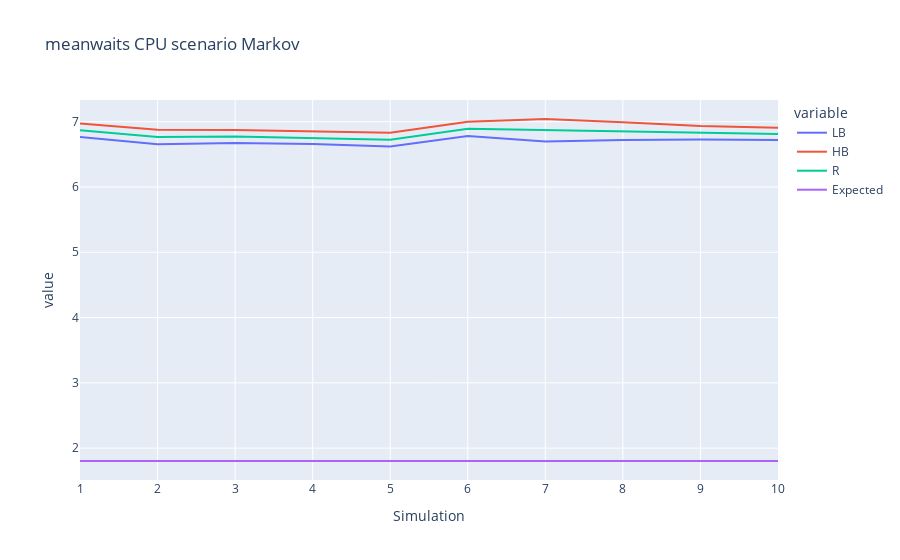

Here is the notebook cell this chart was saved with:
### Code cell
fig,view = print_cpu_measure(markov20,"Markov","meanwaits")
fig.show()

### Figure 1 — Plotly figure (JSON) as saved in the notebook; plotly's stock layout.template omitted (floating-point values rounded to 4 significant figures)
{"data": [{"hovertemplate": "variable=LB<br>Simulation=%{x}<br>value=%{y}<extra></extra>", "legendgroup": "LB", "line": {"color": "#636efa", "dash": "solid"}, "marker": {"symbol": "circle"}, "mode": "lines", "name": "LB", "orientation": "v", "showlegend": true, "type": "scatter", "x": [1, 2, 3, 4, 5, 6, 7, 8, 9, 10], "xaxis": "x", "y": [6.764, 6.653, 6.675, 6.658, 6.621, 6.783, 6.696, 6.721, 6.726, 6.721], "yaxis": "y"}, {"hovertemplate": "variable=HB<br>Simulation=%{x}<br>value=%{y}<extra></extra>", "legendgroup": "HB", "line": {"color": "#EF553B", "dash": "solid"}, "marker": {"symbol": "circle"}, "mode": "lines", "name": "HB", "orientation": "v", "showlegend": true, "type": "scatter", "x": [1, 2, 3, 4, 5, 6, 7, 8, 9, 10], "xaxis": "x", "y": [6.971, 6.876, 6.871, 6.85, 6.829, 6.998, 7.041, 6.993, 6.935, 6.906], "yaxis": "y"}, {"hovertemplate": "variable=R<br>Simulation=%{x}<br>value=%{y}<extra></extra>", "legendgroup": "R", "line": {"color": "#00cc96", "dash": "solid"}, "marker": {"symbol": "circle"}, "mode": "lines", "name": "R", "orientation": "v", "showlegend": true, "type": "scatter", "x": [1, 2, 3, 4, 5, 6, 7, 8, 9, 10], "xaxis": "x", "y": [6.868, 6.765, 6.773, 6.754, 6.725, 6.89, 6.869, 6.857, 6.83, 6.813], "yaxis": "y"}, {"hovertemplate": "variable=Expected<br>Simulation=%{x}<br>value=%{y}<extra></extra>", "legendgroup": "Expected", "line": {"color": "#ab63fa", "dash": "solid"}, "marker": {"symbol": "circle"}, "mode": "lines", "name": "Expected", "orientation": "v", "showlegend": true, "type": "scatter", "x": [1, 2, 3, 4, 5, 6, 7, 8, 9, 10], "xaxis": "x", "y": [1.803, 1.803, 1.803, 1.803, 1.803, 1.803, 1.803, 1.803, 1.803, 1.803], "yaxis": "y"}], "layout": {"legend": {"title": {"text": "variable"}, "tracegroupgap": 0}, "title": {"text": "meanwaits CPU scenario Markov"}, "xaxis": {"anchor": "y", "domain": [0, 1], "title": {"text": "Simulation"}}, "yaxis": {"anchor": "x", "domain": [0, 1], "title": {"text": "value"}}}}
